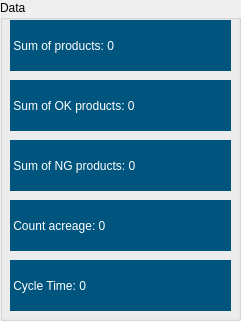
   <widget class="QGroupBox" name="adjust_thelta">
    <property name="geometry">
     <rect>
      <x>710</x>
      <y>350</y>
      <width>241</width>
      <height>321</height>
     </rect>
    </property>
    <property name="font">
     <font>
      <family>Segoe UI</family>
      <stylestrategy>PreferDefault</stylestrategy>
      <kerning>true</kerning>
     </font>
    </property>
    <property name="styleSheet">
     <string notr="true">QGroupBox{border:2px solid gray;border-radius:5px;margin-top: 1ex;color: ;background-color: transparent;} QGroupBox::title{subcontrol-origin: margin;subcontrol-position:top left;padding:0 3px;}
color: rgb(0, 0, 0);
font: 12pt &quot;Segoe UI&quot;;</string>
    </property>
    <property name="title">
     <string>Data</string>
    </property>
    <widget class="QLabel" name="cycle_time">
     <property name="geometry">
      <rect>
       <x>10</x>
       <y>260</y>
       <width>221</width>
       <height>51</height>
      </rect>
     </property>
     <property name="styleSheet">
      <string notr="true">color: rgb(255, 255, 255);
background-color: rgb(0, 85, 127);</string>
     </property>
     <property name="text">
      <string> Cycle Time: 0</string>
     </property>
    </widget>
    <widget class="QLabel" name="count_point">
     <property name="geometry">
      <rect>
       <x>10</x>
       <y>200</y>
       <width>221</width>
       <height>51</height>
      </rect>
     </property>
     <property name="styleSheet">
      <string notr="true">color: rgb(255, 255, 255);
background-color: rgb(0, 85, 127);</string>
     </property>
     <property name="text">
      <string> Count acreage: 0</string>
     </property>
    </widget>
    <widget class="QLabel" name="count_ng">
     <property name="geometry">
      <rect>
       <x>10</x>
       <y>140</y>
       <width>221</width>
       <height>51</height>
      </rect>
     </property>
     <property name="styleSheet">
      <string notr="true">color: rgb(255, 255, 255);
background-color: rgb(0, 85, 127);</string>
     </property>
     <property name="text">
      <string> Sum of NG products: 0</string>
     </property>
    </widget>
    <widget class="QLabel" name="count_ok">
     <property name="geometry">
      <rect>
       <x>10</x>
       <y>80</y>
       <width>221</width>
       <height>51</height>
      </rect>
     </property>
     <property name="styleSheet">
      <string notr="true">color: rgb(255, 255, 255);
background-color: rgb(0, 85, 127);</string>
     </property>
     <property name="text">
      <string> Sum of OK products: 0</string>
     </property>
    </widget>
    <widget class="QLabel" name="count_sum">
     <property name="geometry">
      <rect>
       <x>10</x>
       <y>20</y>
       <width>221</width>
       <height>51</height>
      </rect>
     </property>
     <property name="styleSheet">
      <string notr="true">color: rgb(255, 255, 255);
background-color: rgb(0, 85, 127);</string>
     </property>
     <property name="text">
      <string> Sum of products: 0</string>
     </property>
    </widget>
   </widget>
